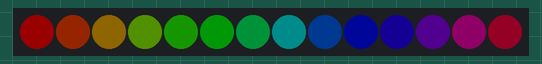
This sketch was run on a simulated Arduino Uno, built with avr-gcc and run on an emulated ATmega328P. Parts: 14 RGB LEDs in strip order, left to right. Dim RGB values are drawn brighter than linear.

Above: at 0.15 s.
At 4.41 s:
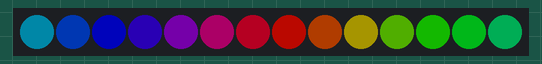
At 8.97 s:
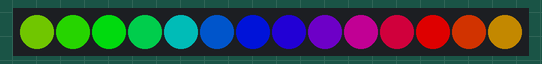
At 14.44 s:
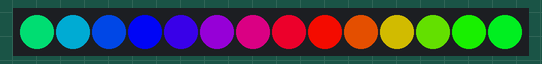
At 19.91 s:
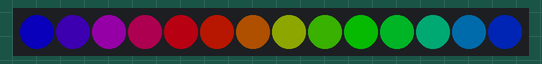
At 39.67 s:
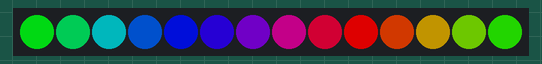

The sketch:

ONLY_RAINBOW.ino
```cpp
// This is a demonstration on how to use an input device to trigger changes on your neo pixels.
// You should wire a momentary push button to connect from ground to a digital IO pin.  When you
// press the button it will change to a new pixel animation.  Note that you need to press the
// button once to start the first animation!

#include <Adafruit_NeoPixel.h>

#define BUTTON_PIN   2    // Digital IO pin connected to the button.  This will be
                          // driven with a pull-up resistor so the switch should
                          // pull the pin to ground momentarily.  On a high -> low
                          // transition the button press logic will execute.

#define PIXEL_PIN    0    // Digital IO pin connected to the NeoPixels.

#define PIXEL_COUNT 14

// Parameter 1 = number of pixels in strip,  neopixel stick has 8
// Parameter 2 = pin number (most are valid)
// Parameter 3 = pixel type flags, add together as needed:
//   NEO_RGB     Pixels are wired for RGB bitstream
//   NEO_GRB     Pixels are wired for GRB bitstream, correct for neopixel stick
//   NEO_KHZ400  400 KHz bitstream (e.g. FLORA pixels)
//   NEO_KHZ800  800 KHz bitstream (e.g. High Density LED strip), correct for neopixel stick
Adafruit_NeoPixel strip = Adafruit_NeoPixel(PIXEL_COUNT, PIXEL_PIN, NEO_GRB + NEO_KHZ800);

bool oldState = HIGH;
int showType = 0;
float Brightness = 0.1;

void setup() {
  pinMode(BUTTON_PIN, INPUT_PULLUP);
  pinMode(PIXEL_PIN, OUTPUT);
  strip.begin();
  strip.show(); // Initialize all pixels to 'off'
}

void loop() {

      startShow();

      Brightness=Brightness+0.1;
      if (Brightness>1.00)
        Brightness=0.1;
}

void startShow() {
rainbowCycleDim(5,1);
}


//================================

// Same as RainbowCycle, except Dimmer
void rainbowCycleDim(uint8_t wait, uint8_t reps) {
  uint16_t i, j;

  for(j=0; j<256*reps; j++) { // 5 cycles of all colors on wheel
    for(i=0; i< strip.numPixels(); i++) {
      strip.setPixelColor(i, Wheel(((i * 256 / strip.numPixels()) + j) & 255));
    }
    strip.show();
    delay(wait);
  }
}

//================================


// Input a value 0 to 255 to get a color value.
// The colours are a transition r - g - b - back to r.
uint32_t Wheel(byte WheelPos) {
  WheelPos = 255 - WheelPos;
  if(WheelPos < 85) {
    return strip.Color((255 - WheelPos * 3)*Brightness, 0, (WheelPos * 3)*Brightness);
  }
  if(WheelPos < 170) {
    WheelPos -= 85;
    return strip.Color(0, (WheelPos * 3)*Brightness, (255 - WheelPos * 3)*Brightness);
  }
  WheelPos -= 170;
  return strip.Color((WheelPos * 3)*Brightness, (255 - WheelPos * 3)*Brightness, 0);
}
```
